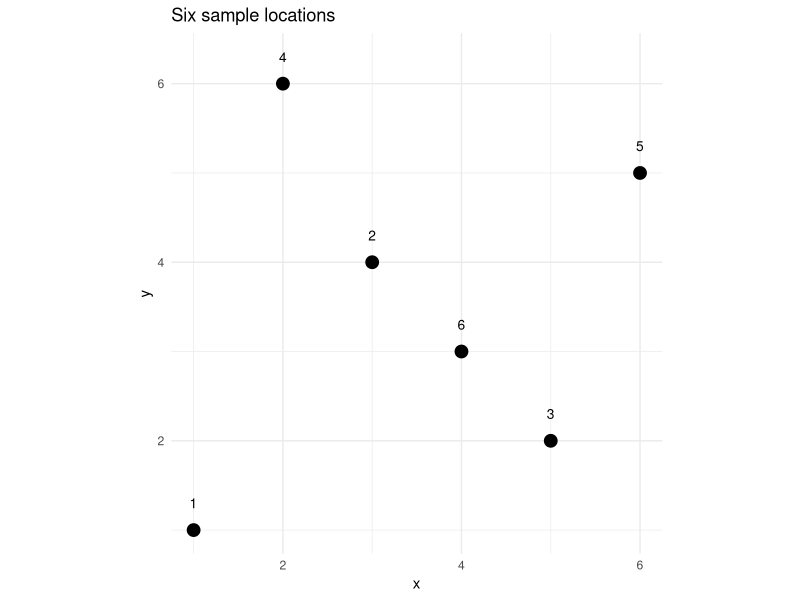

The R source for this figure:
## ---- chunk 1
set.seed(1984)
## ---- chunk 2
library(tidyverse)
library(sf)
## ---- chunk 3
dat <- data.frame(
  x = c(1, 3, 5, 2, 6, 4),
  y = c(1, 4, 2, 6, 5, 3)
)
## ---- chunk 4
ggplot(dat, aes(x = x, y = y, label = 1:nrow(dat))) +
  geom_point(size = 4) +
  geom_text(nudge_y = 0.3, size = 3.5) +
  coord_fixed() +
  theme_minimal() +
  labs(title = "Six sample locations")
## ---- chunk 5
D <- dist(dat)
D
## ---- chunk 6
class(D)
## ---- chunk 7
Dmat <- as.matrix(D)
Dmat
## ---- chunk 8
class(Dmat)
class(D)
## ---- chunk 9
# Verify symmetry
all(Dmat == t(Dmat))

# Verify diagonal
all(diag(Dmat) == 0)
## ---- chunk 10
Dnn <- Dmat
diag(Dnn) <- NA

# Index of the nearest neighbor for each point
nn1 <- apply(Dnn, 1, which.min)
nn1
## ---- chunk 11
# 2 nearest neighbors for each point
nn2 <- apply(Dnn, 1, function(row) order(row)[1:2])
nn2
## ---- chunk 12
# cost[i,j] = effective distance traveling FROM site i TO site j
# Sites: 1=downstream, 2=mid, 3=upstream
# Upstream travel (against current) penalized 4x

streamCost <- matrix(
  c(
    0, 300 * 4, 700 * 4, # from site 1: going up to 2 or 3 is hard
    300, 0, 400 * 4, # from site 2: going down to 1 is easy, up to 3 is hard
    700, 400, 0 # from site 3: going down to 1 or 2 is easy
  ),
  nrow = 3, byrow = TRUE,
  dimnames = list(c("down", "mid", "up"), c("down", "mid", "up"))
)

streamCost
## ---- chunk 13
isSymmetric(streamCost) # FALSE -- as expected
isSymmetric(Dmat) # TRUE  -- Euclidean is always symmetric
## ---- chunk 14
nVals <- c(10, 100, 500, 1000, 5000, 10000)
nPairs <- nVals * (nVals - 1) / 2

data.frame(n = nVals, pairs = format(nPairs, big.mark = ","))
## ---- chunk 15
sizes <- sapply(c(100, 500, 1000, 2000), function(n) {
  fake <- data.frame(x = runif(n), y = runif(n))
  object.size(dist(fake))
})

data.frame(
  n = c(100, 500, 1000, 2000),
  size = paste(round(sizes / 1e6, 2), "MB")
)
## ---- chunk 16
# First approach: dist() on raw coordinates
DDist <- dist(dat)

# Second approach: st_distance() on an sf object
datSf <- st_as_sf(dat, coords = c("x", "y"), crs = 32610) # UTM Zone 10N, meters
DSf <- st_distance(datSf)

# Compare: upper-left 3x3 corner
round(as.matrix(DDist)[1:3, 1:3], 3)
round(DSf[1:3, 1:3], 3)
## ---- chunk 17
sites <- data.frame(
  name = c("Bellingham", "Glacier", "Concrete", "Anacortes"),
  lon  = c(-122.48, -121.93, -121.75, -122.61),
  lat  = c(48.75, 48.89, 48.54, 48.51)
)
## ---- chunk 18
DLatlon <- as.matrix(dist(sites[, c("lon", "lat")]))
round(DLatlon, 3)
## ---- chunk 19
sitesSf <- st_as_sf(sites, coords = c("lon", "lat"), crs = 4326) %>%
  st_transform(32610)

DProj <- st_distance(sitesSf)
rownames(DProj) <- sites$name
colnames(DProj) <- sites$name
round(DProj / 1000, 1) # convert to km
